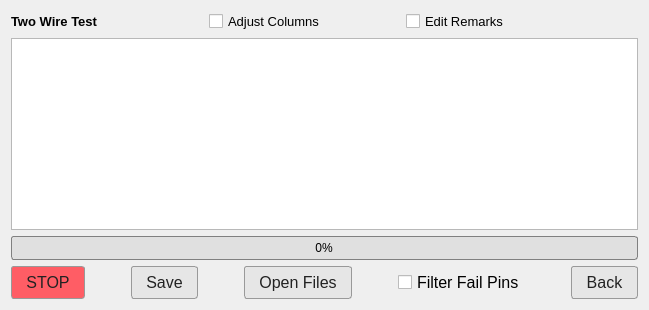
      <widget class="QWidget" name="page_twoWireTest">
       <layout class="QGridLayout" name="gridLayout_17">
        <item row="0" column="0">
         <layout class="QHBoxLayout" name="horizontalLayout_15">
          <item>
           <widget class="QLabel" name="label_test">
            <property name="font">
             <font>
              <pointsize>10</pointsize>
              <weight>75</weight>
              <bold>true</bold>
             </font>
            </property>
            <property name="text">
             <string>Two Wire Test</string>
            </property>
           </widget>
          </item>
          <item>
           <widget class="QCheckBox" name="checkBox_adjustTwoWireColumns">
            <property name="font">
             <font>
              <pointsize>10</pointsize>
             </font>
            </property>
            <property name="text">
             <string>Adjust Columns</string>
            </property>
           </widget>
          </item>
          <item>
           <widget class="QCheckBox" name="checkBox_editRemarksTwoWire">
            <property name="font">
             <font>
              <pointsize>10</pointsize>
             </font>
            </property>
            <property name="text">
             <string>Edit Remarks</string>
            </property>
           </widget>
          </item>
          <item>
           <spacer name="horizontalSpacer_35">
            <property name="orientation">
             <enum>Qt::Horizontal</enum>
            </property>
            <property name="sizeType">
             <enum>QSizePolicy::Minimum</enum>
            </property>
            <property name="sizeHint" stdset="0">
             <size>
              <width>40</width>
              <height>20</height>
             </size>
            </property>
           </spacer>
          </item>
         </layout>
        </item>
        <item row="1" column="0">
         <widget class="TestTableViewsRemarks" name="tableView_twoWireTest">
          <property name="styleSheet">
           <string notr="true">QScrollBar:vertical
{
    background: #2C3E50;
    width: 14px;
    border-radius: 7px;
}

QScrollBar::handle:vertical
{
    background: #81D4FA;
    border-radius: 7px;
    min-height: 30px;
}

QScrollBar::handle:vertical:hover
{
    background: #B3E5FC;
}

QScrollBar::add-line:vertical,
QScrollBar::sub-line:vertical
{
    height: 0px;
}

QScrollBar::add-page:vertical,
QScrollBar::sub-page:vertical
{
    background: none;
}

QScrollBar:horizontal
{
    background: #2C3E50;
    height: 14px;
    border-radius: 7px;
}

QScrollBar::handle:horizontal
{
    background: #81D4FA;
    border-radius: 7px;
    min-width: 30px;
}

QScrollBar::handle:horizontal:hover
{
    background: #B3EFC;
}

QScrollBar::add-line:horizontal,
QScrollBar::sub-line:horizontal
{
    width: 0px;
}

QScrollBar::add-page:horizontal,
QScrollBar::sub-page:horizontal
{
    background: none;
}</string>
          </property>
         </widget>
        </item>
        <item row="2" column="0">
         <widget class="QProgressBar" name="progressBar_twoWire">
          <property name="styleSheet">
           <string notr="true">QProgressBar {
    border: 1px solid #808080;
    border-radius: 3px;
    background-color: #E0E0E0;
    text-align: center;
    color: black;
}

QProgressBar::chunk {
    background-color: #28A745;
    border-radius: 2px;
}</string>
          </property>
          <property name="maximum">
           <number>100</number>
          </property>
          <property name="value">
           <number>0</number>
          </property>
          <property name="alignment">
           <set>Qt::AlignCenter</set>
          </property>
          <property name="orientation">
           <enum>Qt::Horizontal</enum>
          </property>
          <property name="invertedAppearance">
           <bool>false</bool>
          </property>
         </widget>
        </item>
        <item row="3" column="0">
         <layout class="QHBoxLayout" name="horizontalLayout_14">
          <item>
           <widget class="QPushButton" name="pushButton_stopTwoWireTest">
            <property name="font">
             <font>
              <pointsize>12</pointsize>
              <weight>50</weight>
              <bold>false</bold>
             </font>
            </property>
            <property name="styleSheet">
             <string notr="true">QPushButton {
    background-color: #ff5d65;
    color: #222222;
    border: 1px solid #999999;
    border-radius: 3px;
    padding: 6px 14px;
    font-size: 12pt;
    font-weight: normal;
}

QPushButton:hover {
    background-color: #dcdcdc;
    border: 1px solid #777777;
}

QPushButton:pressed {
    background-color: #c8c8c8;
    border: 1px solid #666666;
    padding-top: 7px;
    padding-left: 15px;
}

QPushButton:disabled {
    background-color: #eeeeee;
    color: #999999;
    border: 1px solid #cccccc;
}</string>
            </property>
            <property name="text">
             <string>STOP</string>
            </property>
           </widget>
          </item>
          <item>
           <spacer name="horizontalSpacer_31">
            <property name="orientation">
             <enum>Qt::Horizontal</enum>
            </property>
            <property name="sizeHint" stdset="0">
             <size>
              <width>40</width>
              <height>20</height>
             </size>
            </property>
           </spacer>
          </item>
          <item>
           <widget class="QPushButton" name="pushButton_saveTwoWirePdf">
            <property name="font">
             <font>
              <pointsize>12</pointsize>
              <weight>50</weight>
              <bold>false</bold>
             </font>
            </property>
            <property name="styleSheet">
             <string notr="true">QPushButton {
    background-color: #e6e6e6;
    color: #222222;
    border: 1px solid #999999;
    border-radius: 3px;
    padding: 6px 14px;
    font-size: 12pt;
    font-weight: normal;
}

QPushButton:hover {
    background-color: #dcdcdc;
    border: 1px solid #777777;
}

QPushButton:pressed {
    background-color: #c8c8c8;
    border: 1px solid #666666;
    padding-top: 7px;
    padding-left: 15px;
}

QPushButton:disabled {
    background-color: #eeeeee;
    color: #999999;
    border: 1px solid #cccccc;
}</string>
            </property>
            <property name="text">
             <string>Save</string>
            </property>
           </widget>
          </item>
          <item>
           <spacer name="horizontalSpacer_32">
            <property name="orientation">
             <enum>Qt::Horizontal</enum>
            </property>
            <property name="sizeHint" stdset="0">
             <size>
              <width>40</width>
              <height>20</height>
             </size>
            </property>
           </spacer>
          </item>
          <item>
           <widget class="QPushButton" name="pushButton_openTwoWireFiles">
            <property name="font">
             <font>
              <pointsize>12</pointsize>
              <weight>50</weight>
              <bold>false</bold>
             </font>
            </property>
            <property name="styleSheet">
             <string notr="true">QPushButton {
    background-color: #e6e6e6;
    color: #222222;
    border: 1px solid #999999;
    border-radius: 3px;
    padding: 6px 14px;
    font-size: 12pt;
    font-weight: normal;
}

QPushButton:hover {
    background-color: #dcdcdc;
    border: 1px solid #777777;
}

QPushButton:pressed {
    background-color: #c8c8c8;
    border: 1px solid #666666;
    padding-top: 7px;
    padding-left: 15px;
}

QPushButton:disabled {
    background-color: #eeeeee;
    color: #999999;
    border: 1px solid #cccccc;
}</string>
            </property>
            <property name="text">
             <string>Open Files</string>
            </property>
           </widget>
          </item>
          <item>
           <spacer name="horizontalSpacer_33">
            <property name="orientation">
             <enum>Qt::Horizontal</enum>
            </property>
            <property name="sizeHint" stdset="0">
             <size>
              <width>40</width>
              <height>20</height>
             </size>
            </property>
           </spacer>
          </item>
          <item>
           <widget class="QCheckBox" name="checkBox_showFailedPinsTwoWire">
            <property name="font">
             <font>
              <pointsize>12</pointsize>
             </font>
            </property>
            <property name="text">
             <string>Filter Fail Pins</string>
            </property>
           </widget>
          </item>
          <item>
           <spacer name="horizontalSpacer_34">
            <property name="orientation">
             <enum>Qt::Horizontal</enum>
            </property>
            <property name="sizeHint" stdset="0">
             <size>
              <width>40</width>
              <height>20</height>
             </size>
            </property>
           </spacer>
          </item>
          <item>
           <widget class="QPushButton" name="pushButton_backFromTwoWireTest">
            <property name="font">
             <font>
              <pointsize>12</pointsize>
              <weight>50</weight>
              <bold>false</bold>
             </font>
            </property>
            <property name="styleSheet">
             <string notr="true">QPushButton {
    background-color: #e6e6e6;
    color: #222222;
    border: 1px solid #999999;
    border-radius: 3px;
    padding: 6px 14px;
    font-size: 12pt;
    font-weight: normal;
}

QPushButton:hover {
    background-color: #dcdcdc;
    border: 1px solid #777777;
}

QPushButton:pressed {
    background-color: #c8c8c8;
    border: 1px solid #666666;
    padding-top: 7px;
    padding-left: 15px;
}

QPushButton:disabled {
    background-color: #eeeeee;
    color: #999999;
    border: 1px solid #cccccc;
}</string>
            </property>
            <property name="text">
             <string>Back</string>
            </property>
           </widget>
          </item>
         </layout>
        </item>
       </layout>
      </widget>
